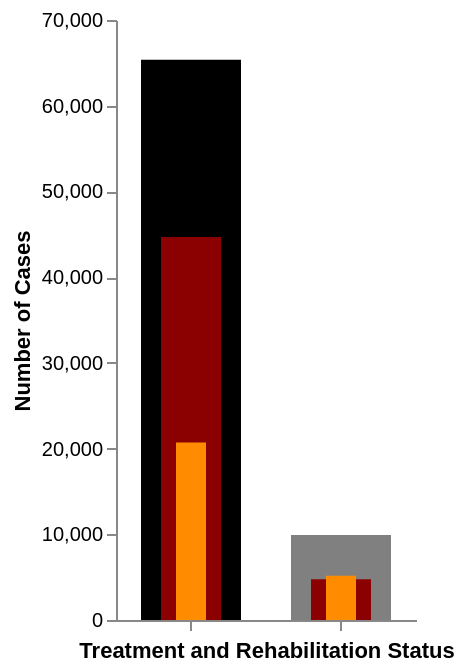

Source (Vega-Lite JSON):
### Vega-Lite specification from a JSON file in a GitHub repository (floating-point values rounded to 4 significant figures)
{"$schema": "https://vega.github.io/schema/vega-lite/v5.json", "description": "Bar-in-Bar chart showing clients receiving treatment and rehabilitation by case status in Malaysia for the year 2023.", "width": 150, "data": {"values": [{"Status": "Institutional Based Treatment", "Total": 9919, "New Cases": 4748, "Relapse Cases": 5171}, {"Status": "Community Based Treatment", "Total": 65372, "New Cases": 44675, "Relapse Cases": 20697}]}, "layer": [{"mark": {"type": "bar", "size": 50}, "encoding": {"x": {"field": "Status", "type": "ordinal", "title": "Treatment and Rehabilitation Status", "axis": {"labels": false}}, "y": {"field": "Total", "type": "quantitative", "title": "Number of Cases"}, "color": {"field": "Status", "type": "nominal", "scale": {"domain": ["Institutional Based Treatment", "Community Based Treatment"], "range": ["grey", "black"]}, "legend": null}, "tooltip": [{"field": "Status", "type": "nominal"}, {"field": "Total", "type": "quantitative"}]}}, {"mark": {"type": "bar", "size": 30}, "encoding": {"x": {"field": "Status", "type": "ordinal", "title": "Treatment and Rehabilitation Status"}, "y": {"field": "New Cases", "type": "quantitative", "title": "Number of Cases"}, "color": {"value": "darkred"}, "tooltip": [{"field": "New Cases", "type": "quantitative"}], "yOffset": {"value": 0}}}, {"mark": {"type": "bar", "size": 15}, "encoding": {"x": {"field": "Status", "type": "ordinal", "title": "Treatment and Rehabilitation Status"}, "y": {"field": "Relapse Cases", "type": "quantitative", "title": "Number of Cases"}, "color": {"value": "darkorange"}, "tooltip": [{"field": "Relapse Cases", "type": "quantitative"}], "yOffset": {"value": 0}}}], "config": {"view": {"stroke": "transparent"}, "axis": {"grid": false}}}
